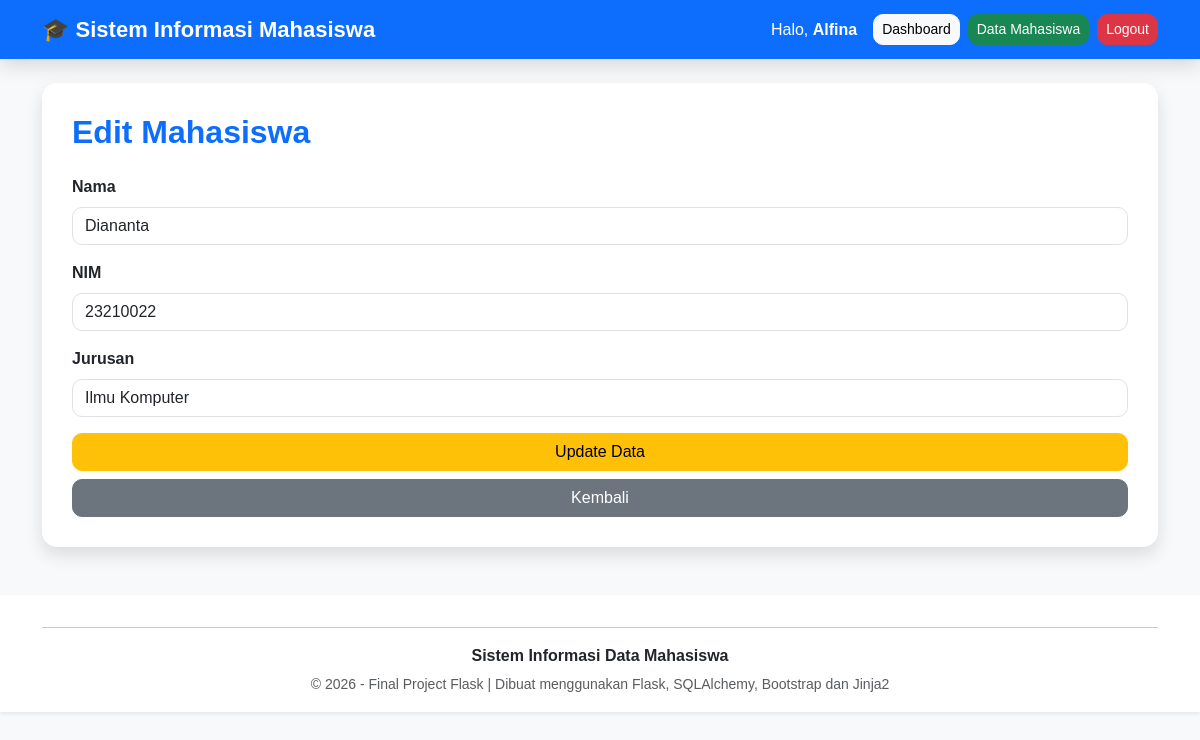
Screenshot of /edit/1 (signed in) with the database file from the repository.
### models.py (models this page shows)
class User(UserMixin, db.Model):
    __tablename__ = "users"
    id = db.Column(db.Integer, primary_key=True)
    username = db.Column(db.String(100), unique=True, nullable=False)
    password = db.Column(db.String(255), nullable=False)

class Mahasiswa(db.Model):
    __tablename__ = "mahasiswa"
    id = db.Column(db.Integer, primary_key=True)
    nama = db.Column(db.String(100), nullable=False)
    nim = db.Column(db.String(30), unique=True, nullable=False)
    jurusan = db.Column(db.String(100), nullable=False)

### app.py (the view, shortened to what this page needs)
@app.route("/edit/<int:id>", methods=["GET", "POST"])
@login_required
def edit(id):
    mahasiswa = Mahasiswa.query.get_or_404(id)
    return render_template(
        "edit.html",
        mahasiswa=mahasiswa
    )

### app.py (called while the page is built)
@login_manager.user_loader
def load_user(user_id):
    return User.query.get(int(user_id))

### templates/edit.html (shortened to what this page needs)
{% extends "base.html" %}
{% block content %}
<div class="card shadow">
    <div class="card-body">
        <h2 class="text-primary mb-4">
            Edit Mahasiswa
        </h2>
        <form method="POST">
            <div class="mb-3">
                <label class="form-label">
                    Nama
                </label>
                <input
                    type="text"
                    name="nama"
                    value="{{ mahasiswa.nama }}"
                    class="form-control"
                    required>
            </div>
            <div class="mb-3">
                <label class="form-label">
                    NIM
                </label>
                <input
                    type="text"
                    name="nim"
                    value="{{ mahasiswa.nim }}"
                    class="form-control"
                    required>
            </div>
            <div class="mb-3">
                <label class="form-label">
                    Jurusan
                </label>
                <input
                    type="text"
                    name="jurusan"
                    value="{{ mahasiswa.jurusan }}"
                    class="form-control"
                    required>
            </div>
            <button class="btn btn-warning w-100">
                Update Data
            </button>
            <a href="{{ url_for('mahasiswa') }}"
               class="btn btn-secondary w-100 mt-2">
                Kembali
            </a>
        </form>
    </div>
</div>
{% endblock %}

### templates/base.html (shortened to what this page needs)
<!DOCTYPE html>
<html lang="id">
<head>
    <link href="https://cdn.jsdelivr.net/npm/bootstrap@5.3.7/dist/css/bootstrap.min.css" rel="stylesheet">
    <link rel="stylesheet" href="{{ url_for('static', filename='css/style.css') }}">
</head>
<body class="bg-light">
<nav class="navbar navbar-expand-lg navbar-dark bg-primary shadow">
    <div class="container">
        <a class="navbar-brand fw-bold"
           href="{{ url_for('home') }}">
            🎓 Sistem Informasi Mahasiswa
        </a>
        {% if current_user.is_authenticated %}
        <div class="d-flex align-items-center">
            <span class="text-white me-3">
                Halo, <strong>{{ current_user.username }}</strong>
            </span>
            <a href="{{ url_for('home') }}"
               class="btn btn-light btn-sm me-2">
                Dashboard
            </a>
            <a href="{{ url_for('mahasiswa') }}"
               class="btn btn-success btn-sm me-2">
                Data Mahasiswa
            </a>
            <a href="{{ url_for('logout') }}"
               class="btn btn-danger btn-sm">
                Logout
            </a>
        </div>
        {% endif %}
    </div>
</nav>
<div class="container mt-4">
    {% block content %}
    {% endblock %}
</div>
<footer class="bg-white mt-5 shadow-sm">
    <div class="container text-center py-3">
        <hr>
        <p class="mb-1 fw-bold">
            Sistem Informasi Data Mahasiswa
        </p>
        <small class="text-muted">
            © 2026 - Final Project Flask | Dibuat menggunakan Flask, SQLAlchemy, Bootstrap dan Jinja2
        </small>
    </div>
</footer>
</body>
</html>

### templates/static/css/style.css (style rules this page uses)
body { background:#f4f6f9; font-family:Arial, Helvetica, sans-serif; }
.navbar { box-shadow:0 3px 10px rgba(0,0,0,.15); }
.navbar-brand { font-size:22px; font-weight:bold; }
.card { border:none; border-radius:15px; transition:.3s; }
.card-body { padding:30px; }
.btn { border-radius:10px; transition:.3s; }
.form-control { border-radius:10px; }
.form-label { font-weight:600; }
.shadow { box-shadow:0 8px 18px rgba(0,0,0,.12)!important; }
footer { background:#ffffff; }
footer p { margin-bottom:5px; font-weight:bold; }
h2 { font-weight:bold; }

### rows the page displays
User: username "Alfina"
Mahasiswa: nama "Diananta", nim "23210022", jurusan "Ilmu Komputer"
